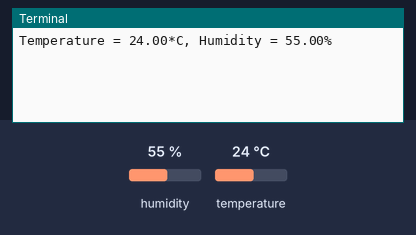
Recording of a program running on a simulated Raspberry Pi (BCM pin numbers). Parts: the last lines printed to the terminal. Inputs (shaded band) come from the test bench; at power-on: humidity 55 %, temperature 24 °C.

Above: at 1.2 s.
1.3 s: humidity set to 22 %
At 4.3 s:
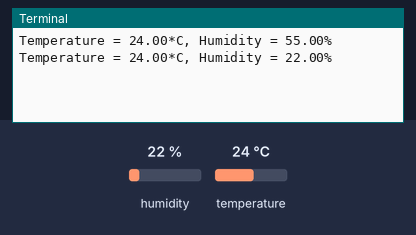
4.7 s: temperature set to 12 °C
At 6.0 s:
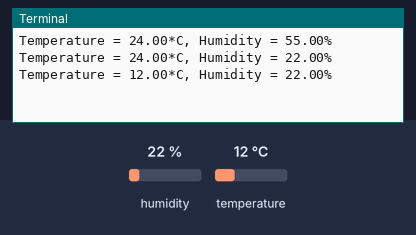
8.1 s: humidity set to 40 %
At 8.9 s:
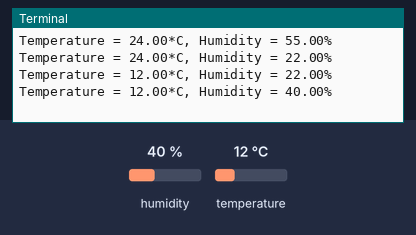
Timing chart, 0 to 11.1 s (numbered marks = the images above; inputs shaded):
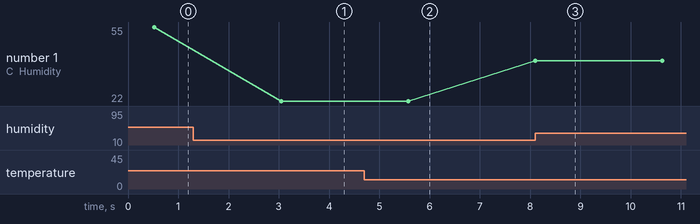

The program:

002_DHT.py
```python
import time
import Adafruit_DHT
sensor = Adafruit_DHT.DHT22
pin = 4
while True:
    try:
        h ,t = Adafruit_DHT.read_retry(sensor, pin)
        if h is not None and t is not None:
            print("Temperature = {0:0.2f}*C, Humidity = {1:0.2f}%".format(t,h))
        else :
            print("Read error")
        time.sleep(2)
    except KeyboardInterrupt:
        pass
        print("Exit")
        exit()
```

Measured:
- after the input at 1.3 s, the terminal: prints a new line after 1.8 s (image 1)
- after the input at 4.7 s, the terminal: prints a new line after 0.88 s (image 2)
- after the input at 8.1 s, the terminal: prints a new line at once (image 3)
- plotted number 1: 55 → 22 after the input at 1.3 s, 22 → 40 after the input at 8.1 s
